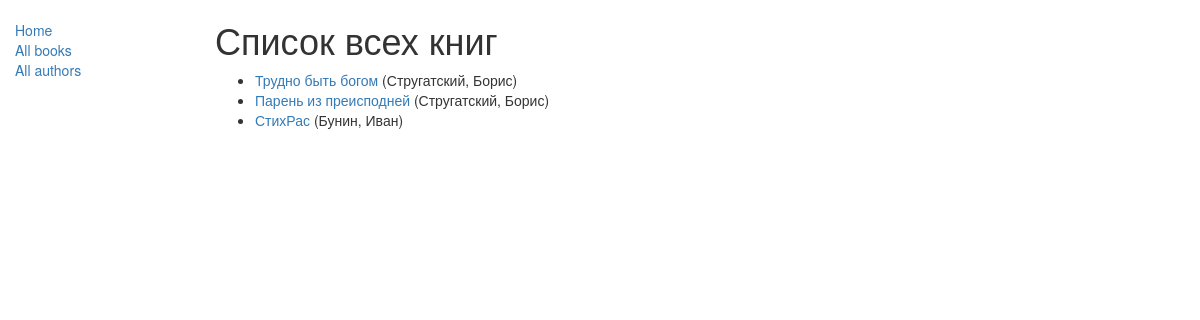
/catalog/books/, run on the app's committed database.
### catalog/models.py (models this page shows, shortened)
class Book(models.Model):
    title = models.CharField(max_length=200)
    author = models.ForeignKey('Author', on_delete=models.SET_NULL, null=True)
    summary = models.TextField(max_length=1000, help_text="Enter a brief description of the book")
    isbn = models.CharField('ISBN',max_length=13, help_text='13 Character <a href="https://www.isbn-international.org/content/what-isbn">ISBN number</a>')
    genre = models.ManyToManyField(Genre, help_text="Select a genre for this book")
    def get_absolute_url(self):
        return reverse('book-detail', args=[str(self.id)])
    def display_genre(self):
        """
        Creates a string for the Genre. This is required to display genre in Admin.
        """
        return ', '.join([ genre.name for genre in self.genre.all()[:4]])
    display_genre.short_description = 'Genre' #которое может быть использовано в админ-панели.

class Author(models.Model):
    first_name = models.CharField(max_length=100)
    last_name = models.CharField(max_length=100)
    date_of_birth = models.DateField(null=True, blank=True)
    date_of_death = models.DateField('Died', null=True, blank=True)
    def __str__(self):
        return '%s, %s' % (self.last_name, self.first_name)
    class Meta:  # Обратите внимание, что если вы не определяете порядок выдачи данных (в вашем отображении, или в модели), то сервер разработки "выкинет" сообщения об ошибках
        ordering = ['last_name'] #/locallibrary/catalog/templates/catalog/book_detail.html

### catalog/views.py (the view)
class BookListView(generic.ListView): # создает клас для передаыи всех через url
    model = Book #Это всё! Обобщённое отображение выполнит запрос к базе данных, получит все записи заданной модели (Book), затем отрендерит (отрисует) соответствующий шаблон, расположенный в /locallibrary/catalog/templates/catalog/book_list.html

### catalog/templates/catalog/book_list.html
{% extends "base_generic.html" %}
{% block content %}
    <h1>Список всех книг</h1>
    {% if book_list %}
    <ul>
      {% for book in book_list %}
      <li>
        <a href="{{ book.get_absolute_url }}">{{ book.title }}</a> ({{book.author}})
      </li>
      {% endfor %}
    </ul>
    {% else %}
      <p>В библиотеке книг нет.</p>
    {% endif %}
{% endblock %}

### data on the page
Book: title "Трудно быть богом", author "Стругатский, Борис"
Book: title "Парень из преисподней", author "Стругатский, Борис"
Book: title "СтихРас", author "Бунин, Иван"
